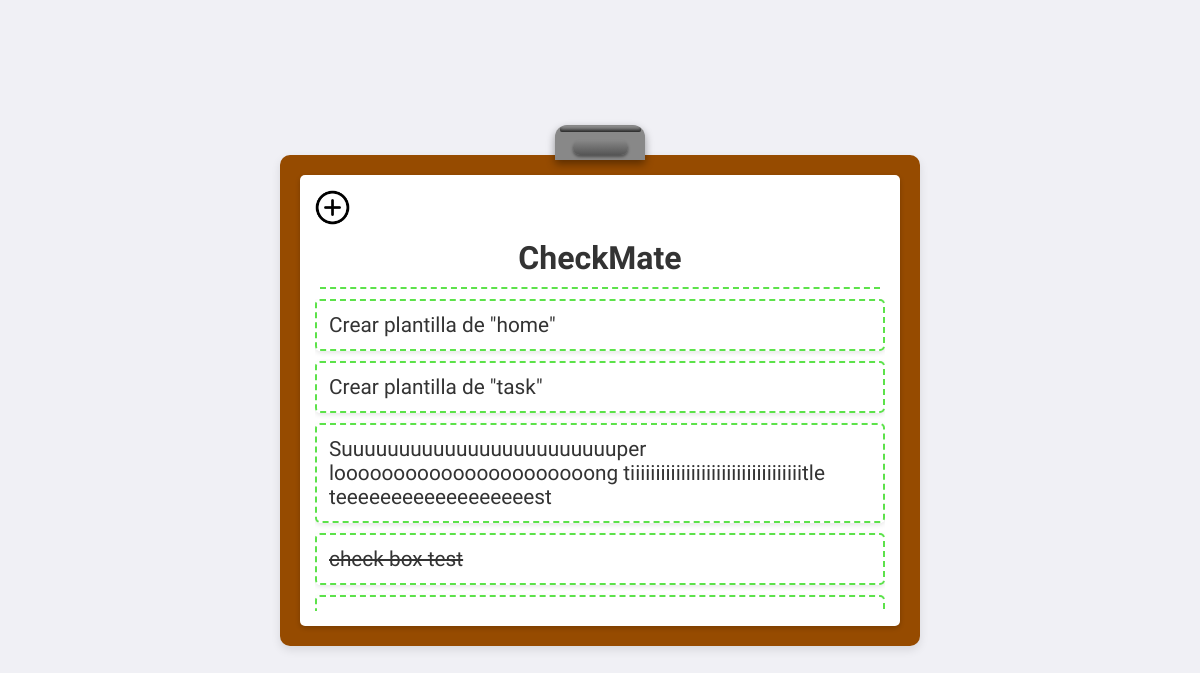
/todo/, run on an earlier commit of the app's database.
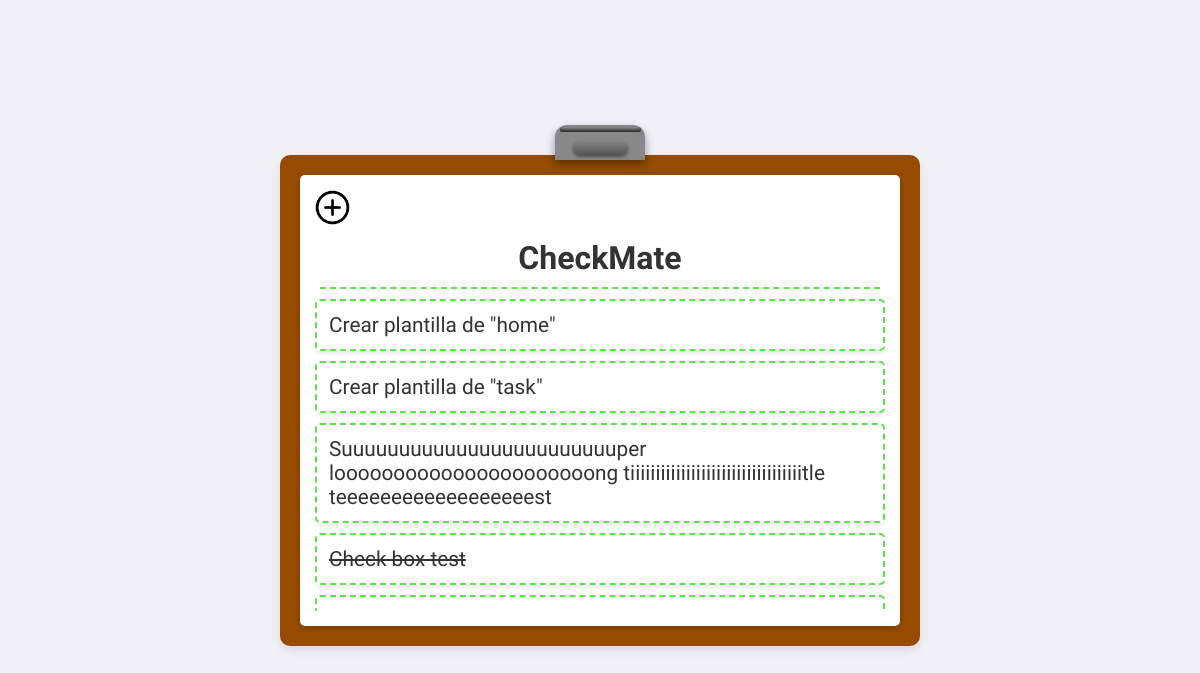
And on a later commit of the database.
### todo/models.py (models this page shows)
class Task(models.Model):
    title = models.CharField(max_length=100)
    description = models.TextField(blank=True, max_length=1500)
    slug = models.SlugField(unique=True, max_length=100)
    deadline = models.DateField(null=True, blank=True)
    created_at = models.DateTimeField(auto_now_add=True)
    check_box = models.BooleanField(default=False)
    def __str__(self):
        return self.title

### todo/views.py (the view)
# urls.py: path('', views.task_list, name='task-list'),
def task_list(request: HttpRequest) -> HttpResponse:
    tasks = Task.objects.all()
    return render(request, 'todo/home.html', dict(tasks=tasks))

### todo/templates/todo/home.html (shortened to what this page needs)
{% extends "todo/base.html" %}
{% load static %}
{% block body %}
  <div class="clipboard">
      <div class="clip"></div>
      <div class="paper">
        <a href="{% url 'todo:add-task' %}">
          <img src="{% static "imgs/plus.png" %}" alt="add new tasks boton" width="35px">
        </a>
        <h1 class="todo-header">CheckMate</h1>
        <ul class="todo-list scroll">
          {% for task in tasks %}
            <li class="todo-item {% if task.check_box == True %}completed{% endif %}" data-url="{% url 'todo:task-detail' task.slug %}">
              {{ task }}
            </li>
          {% empty %}
            <li class="todo-item">No pending tasks</li>
          {% endfor %}
        </ul>
      </div>
  </div>
{% endblock body %}

### todo/templates/todo/base.html (shortened to what this page needs)
{% load static %}
<!DOCTYPE html>
<html lang="en">
<head>
  <link rel="stylesheet" href="{% static 'custom.css' %}">
</head>
<body>
  {% block body %} {% endblock body %}
</body>
</html>

### todo/static/custom.css (style rules this page uses)
body { font-family: 'Patrick Hand', cursive; background-color: #f0f0f5; background-image: url("./imgs/background.jpeg"); background-size: cover; margin: 0; padding: 0; display: flex; justify-content: center; align-items: center; height: 100vh; }
.clipboard { position: relative; background-color: #964b00; width: 600px; padding: 20px; box-shadow: 0 4px 10px rgba(0, 0, 0, 0.1); border-radius: 10px; }
.paper { background-color: rgb(255, 255, 255); border-radius: 5px; padding: 15px; box-shadow: 0 2px 5px rgba(0, 0, 0, 0.2); }
h1, p { margin: 5px; padding: 5px; }
.clip { position: absolute; top: -30px; left: 50%; transform: translateX(-50%); width: 90px; height: 35px; background-color: #888; border-radius: 12px 12px 0 0; box-shadow: 0 4px 8px rgba(0, 0, 0, 0.4); z-index: 2; display: flex; justify-content: center; align-items: center; overflow: hidden; }
.clip::before { content: ""; position: absolute; width: 55px; height: 15px; background-color: #666; border-radius: 7px; bottom: 5px; box-shadow: 0 2px 3px rgba(0, 0, 0, 0.4); }
.clip::after { content: ""; position: absolute; width: 90%; height: 5px; background-color: #555; top: 2px; border-radius: 2px; box-shadow: inset 0 -2px 3px rgba(0, 0, 0, 0.5); }
.clip::before, .clip::after { background: linear-gradient(to bottom, #888, #555); }
.todo-header { font-size: 2em; color: #333; text-align: center; margin-bottom: 10px; border-bottom: 2px dashed #5ce24a; padding-bottom: 10px; }
.todo-list { font-family: 'Patrick Hand', cursive; font-size: 1.3em; list-style-type: none; padding: 0; margin: 0; color: #333; max-height: 60%; overflow-y: auto; }
.todo-item { background-color: rgba(255, 255, 255, 0.8); padding: 12px; border-radius: 5px; display: flex; justify-content: space-between; align-items: center; margin-bottom: 10px; box-shadow: 0 2px 5px rgba(0, 0, 0, 0.1); border: 2px dashed #5ce24a; transition: background-color 0.3s; cursor: pointer; }
.completed { text-decoration: line-through; }
.scroll { height: 15em; overflow-x: hidden; overflow-y: scroll; width: 100%; }

What changed in the data, as far as the page shows it:
changed Task: title "check box test" → "Check box test"
